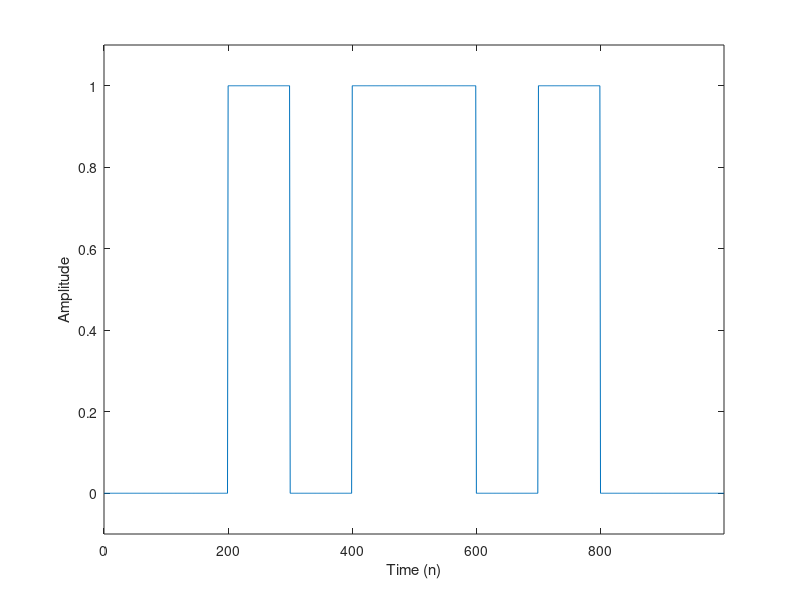
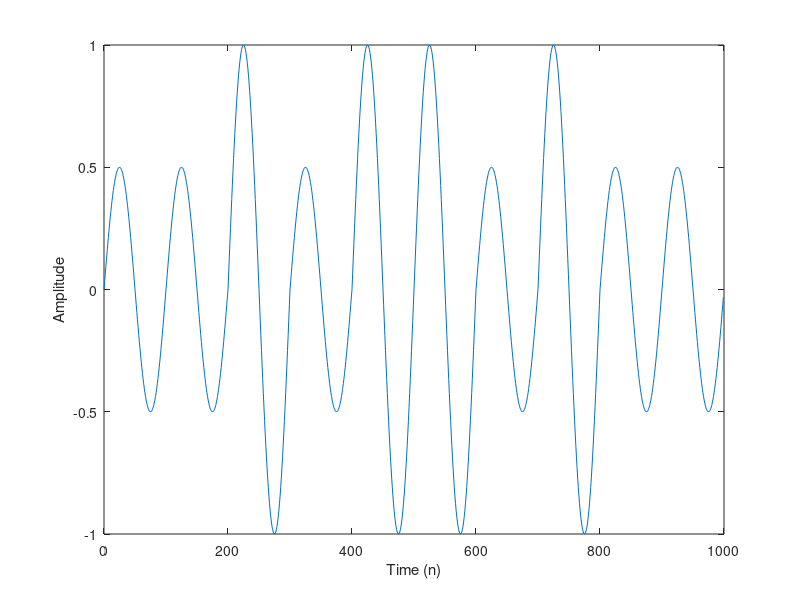
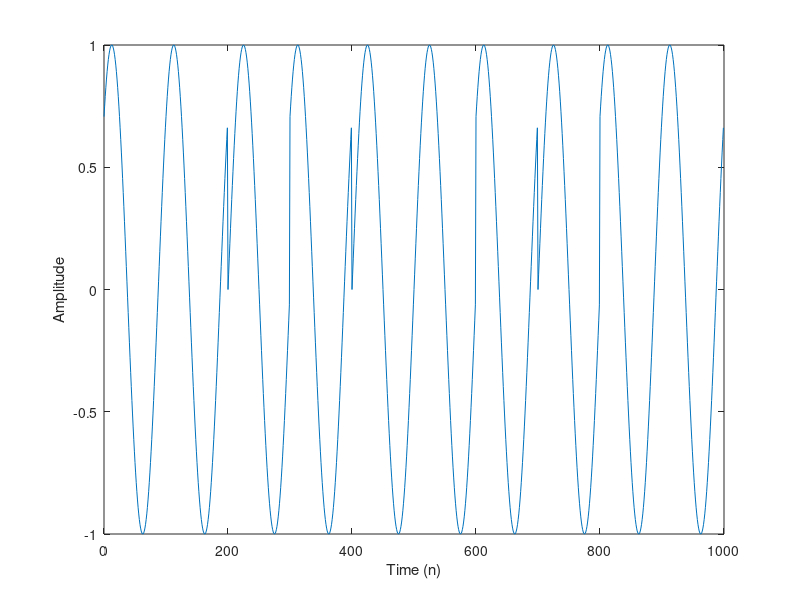
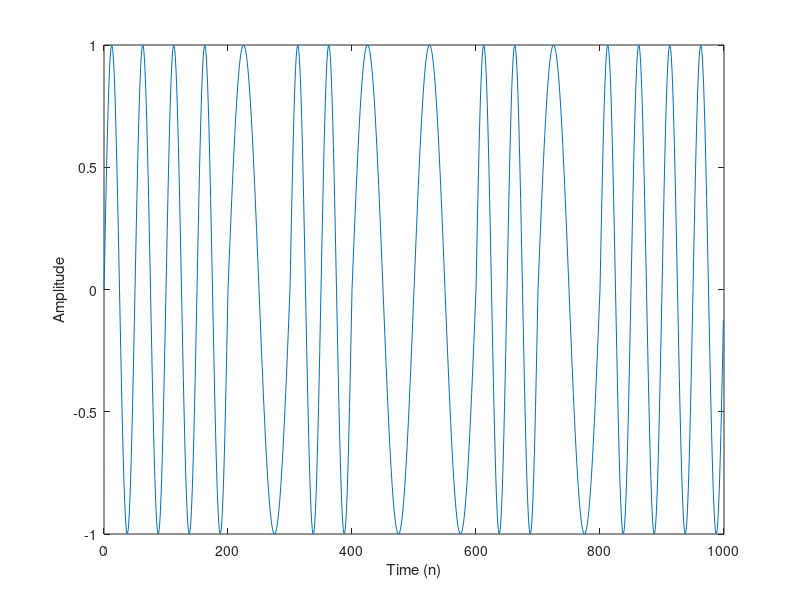

Write MATLAB code to recreate these figures, in order. (Note: this script raises an error after producing the figures.)
%----------------------------------------------------------------------
% Chapter 4
% "Digital Communication Systems Engineering Using Software Defined Radio
% MATLAB Scripts
%----------------------------------------------------------------------

% Clear workspace
clear all;

figNum = 1;

%%%%%%%%%%%%%%%%%%%%%%%%%%%%%%%%%%%%%%%%%%%%%%%%%%%%%%%%%%%%%
% Sending binary data via sinusoidal signal manipulation

% Parameters
sig_len = 1000; % Signal length (in samples)
sampl_per_bin = 100; % Samples per binary representation
bin_data_len = sig_len/sampl_per_bin; % Length of binary stream is a multiple of signal length
bin_data = round(rand(1,bin_data_len));

% Create sinusoidal carriers
sig_carrier_base = sin(2*pi*(0:(1/sampl_per_bin):(1-(1/sampl_per_bin)))); % Baseline carrier
sig_carrier_freq = sin(2*2*pi*(0:(1/sampl_per_bin):(1-(1/sampl_per_bin)))); % Double frequency
sig_carrier_phase = sin(2*pi*(0:(1/sampl_per_bin):(1-(1/sampl_per_bin)))+(pi/4)); % Phase shifted by 45 degrees

% Modulate sinusoidal carrier via amplitude, phase, and frequency
% manipulations
sig_bin = []; % Binary waveform
sig_ask = []; % Amplitude modulated
sig_psk = []; % Phase modulated
sig_fsk = []; % Frequency modulated
for ind = 1:1:bin_data_len
    if (bin_data(ind)==1)
        sig_bin = [sig_bin ones(1,sampl_per_bin)];
        sig_ask = [sig_ask sig_carrier_base];
        sig_psk = [sig_psk sig_carrier_base];
        sig_fsk = [sig_fsk sig_carrier_base];
    else
        sig_bin = [sig_bin zeros(1,sampl_per_bin)];
        sig_ask = [sig_ask 0.5*sig_carrier_base];
        sig_psk = [sig_psk sig_carrier_phase];
        sig_fsk = [sig_fsk sig_carrier_freq];
    end
end

% Display all three representations
figure(figNum); figNum = figNum+1;
plot(0:1:(sig_len-1),sig_bin);axis([0 sig_len-1 -0.1 1.1]);xlabel('Time (n)');ylabel('Amplitude');
%title('Binary Transmission');

figure(figNum); figNum = figNum+1;
plot(0:1:(sig_len-1),sig_ask);xlabel('Time (n)');ylabel('Amplitude');
%title('Amplitude Shift Keying');

figure(figNum); figNum = figNum+1;
plot(0:1:(sig_len-1),sig_psk);xlabel('Time (n)');ylabel('Amplitude');
%title('Phase Shift Keying');

figure(figNum); figNum = figNum+1;
plot(0:1:(sig_len-1),sig_fsk);xlabel('Time (n)');ylabel('Amplitude');
%title('Frequency Shift Keying');

%%%%%%%%%%%%%%%%%%%%%%%%%%%%%%%%%%%%%%%%%%%%%%%%%%%%%%%%%%%%%
% Reducing amount of data transmission using source coding

% Define parameters
len = 10000; % Length of binary data stream

% Have two binary sources, one 50/50 and the other 90/10 in terms of ones
% and zeros
bin1 = round(rand(1,len)); % 50/50 binary
bin2 = round(0.5*rand(1,len)+0.45); %90/10 binary

% Encode strings of ones in terms of the length of these strings
enc_bin1 = [];
enc_bin2 = [];
for ind = 1:1:len
    if (bin1(ind) == 1)  % Encoding 50/50
        if (ind == 1)
            enc_bin1 = 1;
        else
            enc_bin1(end) = enc_bin1(end)+1;
        end
    else
        enc_bin1 = [enc_bin1 0];
    end
    if (bin2(ind) == 1)  % Encoding 90/10
        if (ind == 1)
            enc_bin2 = 1;
        else
            enc_bin2(end) = enc_bin2(end)+1;
        end
    else
        enc_bin2 = [enc_bin2 0];
    end
end

% Find size of encoded binary streams
% (assume all one string length values possess the same number of bits)
ind1 = find(enc_bin1 ~= 0);
ind2 = find(enc_bin2 ~= 0);
[largest_ebin1,ind_largest_ebin1] = max(enc_bin1(ind1));
[largest_ebin2,ind_largest_ebin2] = max(enc_bin2(ind2));
numbits1 = length(dec2bin(largest_ebin1)-'0');
numbits2 = length(dec2bin(largest_ebin2)-'0');
total_size_ebin1 = length(ind1)*numbits1 + length(find(enc_bin1 == 0));
total_size_ebin2 = length(ind2)*numbits2 + length(find(enc_bin2 == 0));

% Plot sizes of original and encoded binary sequences
figure(figNum); figNum = figNum+1;
bar([len total_size_ebin1 total_size_ebin2]);
set(gca,'XTick',[1 2 3],'XTickLabel',{'Original','Encoded (50/50)','Encoded (90/10)'});
xlabel('Binary Transmission Sequences');
ylabel('Number of Bits');
%title('Impact of Source Coding on Binary Transmissions');


%%%%%%%%%%%%%%%%%%%%%%%%%%%%%%%%%%%%%%%%%%%%%%%%%%%%%%%%%%%%%
% Protect data using simple repetition channel coding

% Define parameters
len = 100000; % Length of original binary data stream
N1 = 3; % First repetition factor; should be odd to avoid tie
N2 = 5; % Second repetition factor; should be odd to avoid tie
N3 = 7; % Third repetition factor; should be odd to avoid tie

% Generate binary data stream
bin_str = round(rand(1,len));

% Employ repetition code with repetition factors N1, N2, N3
chcode1_bin_str = zeros(1,N1*len);
chcode2_bin_str = zeros(1,N2*len);
chcode3_bin_str = zeros(1,N3*len);
for ind = 1:1:max([N1 N2 N3])
    if (ind<=N1)
        chcode1_bin_str(ind:N1:(N1*(len-1)+ind))=bin_str;
    end
    if (ind<=N2)
        chcode2_bin_str(ind:N2:(N2*(len-1)+ind))=bin_str;
    end
    if (ind<=N3)
        chcode3_bin_str(ind:N3:(N3*(len-1)+ind))=bin_str;
    end
end

% Corrupt both binary strings with zero-mean unit variance Gaussian noise
% followed by rounding (creates "bit flipping" errors)
noisy_bin_str = bin_str + randn(1,len);
rx_bin_str0 = zeros(1,len);
ind0 = find(noisy_bin_str >= 0.5);
rx_bin_str0(ind0) = 1;
noisy_chcode1_bin_str = chcode1_bin_str + randn(1,N1*len);
rx_chcode1_bin_str = zeros(1,N1*len);
ind1 = find(noisy_chcode1_bin_str >= 0.5);
rx_chcode1_bin_str(ind1) = 1;
noisy_chcode2_bin_str = chcode2_bin_str + randn(1,N2*len);
rx_chcode2_bin_str = zeros(1,N2*len);
ind2 = find(noisy_chcode2_bin_str >= 0.5);
rx_chcode2_bin_str(ind2) = 1;
noisy_chcode3_bin_str = chcode3_bin_str + randn(1,N3*len);
rx_chcode3_bin_str = zeros(1,N3*len);
ind3 = find(noisy_chcode3_bin_str >= 0.5);
rx_chcode3_bin_str(ind3) = 1;

% Decode three encoded binary sequences
dec1_bin = (vec2mat(rx_chcode1_bin_str,N1)).';
dec2_bin = (vec2mat(rx_chcode2_bin_str,N2)).';
dec3_bin = (vec2mat(rx_chcode3_bin_str,N3)).';
ind11 = find(((sum(dec1_bin,1))/N1) >= 0.5);
ind12 = find(((sum(dec2_bin,1))/N2) >= 0.5);
ind13 = find(((sum(dec3_bin,1))/N3) >= 0.5);
rx_bin_str1 = zeros(1,len);
rx_bin_str1(ind11) = 1;
rx_bin_str2 = zeros(1,len);
rx_bin_str2(ind12) = 1;
rx_bin_str3 = zeros(1,len);
rx_bin_str3(ind13) = 1;

% Calculate bit error rate
ber0 = sum(abs(bin_str - rx_bin_str0))/len;
ber1 = sum(abs(bin_str - rx_bin_str1))/len;
ber2 = sum(abs(bin_str - rx_bin_str2))/len;
ber3 = sum(abs(bin_str - rx_bin_str3))/len;

% Plot sizes of original and encoded binary sequences
figure(figNum); figNum = figNum+1;

bar([ber0 ber1 ber2 ber3]);
set(gca,'XTick',[1 2 3 4],'XTickLabel',{'None',sprintf('N=%d',N1),sprintf('N=%d',N2),sprintf('N=%d',N3)});
xlabel('Binary Transmission Sequences');
ylabel('Bit Error Rate');
%title('Impact of Repetition Coding on Binary Transmissions');

%%%%%%%%%%%%%%%%%%%%%%%%%%%%%%%%%%%%%%%%%%%%%%%%%%%%%%%%%%%%%
% Generating 4-level pulse amplitude modulation, quadrature amplitude modulation,
% and quadrature phase shift keying waveforms

% Define parameters
len = 10000; % Length of binary string
nvar = 0.15; % Noise variance

% Generate the random bit streams that have already been demultiplexed from
% a single high speed data stream
bin_str1 = round(rand(1,len)); % Inphase data stream
bin_str2 = round(rand(1,len)); % Quadrature data stream

% Perform mapping of binary streams to symbols
ind_wavefm = 2.*bin_str2 + 1.*bin_str1; % Create waveform indices
wavefm_4pam = zeros(1,len); % 4-PAM
wavefm_4qam = zeros(1,len); % 4-QAM
wavefm_qpsk = zeros(1,len); % QPSK
symb_4pam = [-3 -1 3 1];
symb_4qam = [-1+i 1+i -1-i 1-i];
symb_qpsk = [exp(i*(pi/5+pi/2)) exp(i*(pi/5+pi)) exp(i*(pi/5+0)) exp(i*(pi/5+3*pi/2)) ];
for ind = 1:1:4
    wavefm_4pam(find(ind_wavefm == (ind-1))) = symb_4pam(ind);
    wavefm_4qam(find(ind_wavefm == (ind-1))) = symb_4qam(ind);
    wavefm_qpsk(find(ind_wavefm == (ind-1))) = symb_qpsk(ind);
end

% Add complex zero-mean white Gaussian noise
noise_signal = (1/sqrt(2))*sqrt(nvar)*randn(1,len) + i*(1/sqrt(2))*sqrt(nvar)*randn(1,len);
rx_wavefm_4pam = wavefm_4pam + noise_signal;
rx_wavefm_4qam = wavefm_4qam + noise_signal;
rx_wavefm_qpsk = wavefm_qpsk + noise_signal;

% Generate scatter plots of signal constellations
figure(figNum); figNum = figNum+1;
plot(real(rx_wavefm_4pam),imag(rx_wavefm_4pam),'bo',real(wavefm_4pam),imag(wavefm_4pam),'rx');axis([-4 4 -1 1]);
xlabel('Inphase');ylabel('Quadrature');

figure(figNum); figNum = figNum+1;
plot(real(rx_wavefm_4qam),imag(rx_wavefm_4qam),'bo',real(wavefm_4qam),imag(wavefm_4qam),'rx');axis([-1.5 1.5 -1.5 1.5]);
xlabel('Inphase');ylabel('Quadrature');

figure(figNum); figNum = figNum+1;
plot(real(rx_wavefm_qpsk),imag(rx_wavefm_qpsk),'bo',real(wavefm_qpsk),imag(wavefm_qpsk),'rx');axis([-1.5 1.5 -1.5 1.5]);
xlabel('Inphase');ylabel('Quadrature');

%%%%%%%%%%%%%%%%%%%%%%%%%%%%%%%%%%%%%%%%%%%%%%%%%%%%%%%%%%%%%
% Decode messages from previous example using Euclidean distance

% Go through every received waveform and determine Euclidean distance
% between received waveform and the available waveforms
eucl_dist_4pam = zeros(4,len);
eucl_dist_4qam = zeros(4,len);
eucl_dist_qpsk = zeros(4,len);
for ind = 1:1:4
    eucl_dist_4pam(ind,1:1:len) = abs(symb_4pam(ind).*ones(1,len) - rx_wavefm_4pam);
    eucl_dist_4qam(ind,1:1:len) = abs(symb_4qam(ind).*ones(1,len) - rx_wavefm_4qam);
    eucl_dist_qpsk(ind,1:1:len) = abs(symb_qpsk(ind).*ones(1,len) - rx_wavefm_qpsk);
end

% Select shortest Euclidean distances
[mdist_4pam,min_ind_4pam] = min(eucl_dist_4pam);
[mdist_4qam,min_ind_4qam] = min(eucl_dist_4qam);
[mdist_qpsk,min_ind_qpsk] = min(eucl_dist_qpsk);

% Decode into estimated binary streams
bin_str_est_4pam = dec2bin(min_ind_4pam-ones(1,len)).';
bin_str_est_4qam = dec2bin(min_ind_4qam-ones(1,len)).';
bin_str_est_qpsk = dec2bin(min_ind_qpsk-ones(1,len)).';

% Calculate bit error rate
ber_4pam = sum([abs((bin_str_est_4pam(1,:)-'0') - bin_str2) ...
	abs((bin_str_est_4pam(2,:)-'0') - bin_str1)])/(2*len);
ber_4qam = sum([abs((bin_str_est_4qam(1,:)-'0') - bin_str2) ...
	abs((bin_str_est_4qam(2,:)-'0') - bin_str1)])/(2*len);
ber_qpsk = sum([abs((bin_str_est_qpsk(1,:)-'0') - bin_str2) ...
	abs((bin_str_est_qpsk(2,:)-'0') - bin_str1)])/(2*len);

% Plot bit error rate results for three modulation schemes
figure(figNum); figNum = figNum+1;
bar([ber_4pam ber_4qam ber_qpsk]);
set(gca,'XTick',[1 2 3],'XTickLabel',{'4-PAM','4-QAM','QPSK'});
xlabel('Modulation Scheme');
ylabel('Bit Error Rate');
%title('Impact of Noise on Modulation Scheme Performance');

%%%%%%%%%%%%%%%%%%%%%%%%%%%%%%%%%%%%%%%%%%%%%%%%%%%%%%%%%%%%%
% Create "waterfall" curves for the bit error rate of a communication
% system via Monte Carlo

% Define parameters
len = 1000; % Length of individual data transmission
N_snr = 9; % Number of SNR values to evaluation
N_tx = 100; % Number of transmissions per SNR
nvar = [(10.^((1:1:N_snr)/10)).^(-1)]; % Noise variance values

ber_data = zeros(N_snr,N_tx);
for ind = 1:1:N_snr  % Different SNR values
    for ind1 = 1:1:N_tx  % Different transmissions for same SNR value

        % Generate BPSK waveform (we will keep this the same for each
        % SNR value for now)
        tx_sig = 2*round(rand(1,len))-1;

        % Create additive noise
        noise_sig = sqrt(nvar(ind))*randn(1,len);

        % Create received (noisy) signal
        rx_sig = tx_sig + noise_sig;

        % Decode received signal back to binary
        decode_bin_str = zeros(1,len);
        decode_bin_str(find(rx_sig >= 0)) = 1;

        % Determine and store bit error rate
        ber_data(ind,ind1) = sum(abs(decode_bin_str - (tx_sig+1)/2))/len;
    end
end

% Calculate mean bit error rate and its standard deviation
mean_ber = mean(ber_data,2).';
std_ber = std(ber_data,'',2).';

% Plot bit error rate waterfall curve ... notice the divergence of standard
% deviation
figure(figNum); figNum = figNum+1;
semilogy(1:1:N_snr,mean_ber,'b-',1:1:N_snr,mean_ber-std_ber,'b--',1:1:N_snr,mean_ber+std_ber,'b-.');
xlabel('Signal to Noise Ratio (dB)');
ylabel('Probability of Error');
%title('Bit Error Rate - BPSK (Mean with Standard Deviation)');
legend('Mean','Mean - Std Dev','Mean + Std Dev');




%%%%%%%%%%%%%%%%%%%%%%%%%%%%%%%%%%%%%%%%%%%%%%%%%%%%%%%%%%%%%
% Decoding QAM waveform using I/Q receiver

% Define parameters
N_samp = 1000; % Number of samples per symbol
N_symb = 10; % Number of symbols in transmission
cfreq = 1/10; % Carrier frequency of cosine and sine carriers

% Generate inphase and quadrature channels with 2-PAM waveforms
chI = 2*round(rand(1,N_symb))-1;
chQ = 2*round(rand(1,N_symb))-1;
samp_I = [];
samp_Q = [];
for ind = 1:1:N_symb
    samp_I = [samp_I chI(ind)*ones(1,N_samp)];
    samp_Q = [samp_Q chQ(ind)*ones(1,N_samp)];
end

% Apply cosine and sine carriers to inphase and quadrature components, sum
% waveforms together into composite transmission
tx_signal = samp_I.*cos(2.*pi.*cfreq.*(1:1:length(samp_I))) + samp_Q.*sin(2.*pi.*cfreq.*(1:1:length(samp_Q)));

% Separate out inphase and quadrature components from composite
% transmission
sig_I_unfilt = tx_signal.*cos(2.*pi.*cfreq.*(1:1:length(tx_signal)));
sig_Q_unfilt = tx_signal.*sin(2.*pi.*cfreq.*(1:1:length(tx_signal)));
lpf_coeffs = firls(11,[0 cfreq 1.05*cfreq 1],[1 1 0 0]); % Design lowpass filter to remove double frequency term
sig_I_filt = 2.*filter(lpf_coeffs,1,sig_I_unfilt);
sig_Q_filt = 2.*filter(lpf_coeffs,1,sig_Q_unfilt);

% Plot before + after inphase/quadrature signals regarding composite
% waveform creation
figure(figNum); figNum = figNum+1;
plot(0:1:(N_samp*N_symb-1),sig_I_filt,'r',0:1:(N_samp*N_symb-1),samp_I,'b');legend('Recovered','Original');
xlabel('Time (n)');ylabel('Amplitude');
%title('Inphase Signal Component');

figure(figNum); figNum = figNum+1;
plot(0:1:(N_samp*N_symb-1),sig_Q_filt,'r',0:1:(N_samp*N_symb-1),samp_Q,'b');legend('Recovered','Original');
xlabel('Time (n)');ylabel('Amplitude');
%title('Quadrature Signal Component');

%%%%%%%%%%%%%%%%%%%%%%%%%%%%%%%%%%%%%%%%%%%%%%%%%%%%%%%%%%%%%
% Gram-Schmidt Orthogonalization and Vectorization

% Define parameters
N_samp = 1000; % Number of samples per time unit

% Create orthonormal basis functions
phi1 = [( 1/sqrt(3))*ones(1,N_samp) ...
	( 1/sqrt(3))*ones(1,N_samp) ...
	(-1/sqrt(3))*ones(1,N_samp)];
phi2 = [( 1/sqrt(6))*ones(1,N_samp) ...
	( 1/sqrt(6))*ones(1,N_samp) ...
	( 2/sqrt(6))*ones(1,N_samp)];
phi3 = [0*ones(1,N_samp) 0*ones(1,N_samp) 0*ones(1,N_samp)];
phi4 = [( 1/sqrt(2))*ones(1,N_samp) ...
	(-1/sqrt(2))*ones(1,N_samp) ...
	  0*ones(1,N_samp)];

% Based on these orthonormal basis functions, create the four symbol waveforms
sig_s1 = (2/sqrt(3))*phi1 + (sqrt(6)/3)*phi2 + 0*phi3 + 0*phi4;
sig_s2 = 0*phi1 + 0*phi2 + 0*phi3 + sqrt(2)*phi4;
sig_s3 = (sqrt(3))*phi1 + 0*phi2 + 0*phi3 + 0*phi4;
sig_s4 = (-1/sqrt(3))*phi1 + (-4/sqrt(6))*phi2 + 0*phi3 + 0*phi4;

% Plot resulting signal waveforms and compare
figure(figNum); figNum = figNum+1;
plot(0:(1/N_samp):(3-(1/N_samp)),sig_s1,'b');xlabel('Time (n)');ylabel('Amplitude');
%title('s_1(n)');
axis([0 3.5 -1.5 1.5]);

figure(figNum); figNum = figNum+1;
plot(0:(1/N_samp):(3-(1/N_samp)),sig_s2,'b');xlabel('Time (n)');ylabel('Amplitude');
%title('s_2(n)');
axis([0 3.5 -1.5 1.5]);

figure(figNum); figNum = figNum+1;
plot(0:(1/N_samp):(3-(1/N_samp)),sig_s3,'b');xlabel('Time (n)');ylabel('Amplitude');
%title('s_3(n)');
axis([0 3.5 -1.5 1.5]);

figure(figNum); figNum = figNum+1;
plot(0:(1/N_samp):(3-(1/N_samp)),sig_s4,'b');xlabel('Time (n)');ylabel('Amplitude');
%title('s_4(n)');
axis([0 3.5 -1.5 1.5]);

%%%%%%%%%%%%%%%%%%%%%%%%%%%%%%%%%%%%%%%%%%%%%%%%%%%%%%%%%%%%%
% Correlator-based receiver implementation using Gram-Schmidt example
% previous demonstrated

% Define parameters
N_symb = 10; % Number of symbols contained within intercepted signal

% Randomly generate intercepted waveform consisting of s1(n), s2(n), s3(n), and s4(n)
rx_sig = [];
orig_msg = [];
for ind = 1:1:N_symb
    rnd_val = rand(1,1);
    if (rnd_val < 0.25) % Add s1(n) waveform
        rx_sig = [rx_sig sig_s1];
        orig_msg = [orig_msg 1];
    elseif ((rnd_val >= 0.25)&&(rnd_val < 0.5)) % Add s2(n) waveform
        rx_sig = [rx_sig sig_s2];
        orig_msg = [orig_msg 2];
    elseif ((rnd_val >= 0.5)&&(rnd_val < 0.75)) % Add s3(n) waveform
        rx_sig = [rx_sig sig_s3];
        orig_msg = [orig_msg 3];
    else % Add s4(n) waveform
        rx_sig = [rx_sig sig_s4];
        orig_msg = [orig_msg 4];
    end
end

% Vectorize the intercepted signal
dim1_comp = [];
dim2_comp = [];
dim4_comp = [];
for ind = 1:1:N_symb
    dim1_comp = [dim1_comp sum(rx_sig(((ind-1)*3*N_samp+1):1:(ind*3*N_samp)).*phi1)];
    dim2_comp = [dim2_comp sum(rx_sig(((ind-1)*3*N_samp+1):1:(ind*3*N_samp)).*phi2)];
    dim4_comp = [dim4_comp sum(rx_sig(((ind-1)*3*N_samp+1):1:(ind*3*N_samp)).*phi4)];
end
dim1_comp = dim1_comp/N_samp;
dim2_comp = dim2_comp/N_samp;
dim4_comp = dim4_comp/N_samp;

% Using the correlator receiver approach, we determine the closest symbol
% vector to each vectorized waveform based on Euclidean distance
s1vec = [(2/sqrt(3)) (sqrt(6)/3) 0 0];
s2vec = [0 0 0 sqrt(2)];
s3vec = [(sqrt(3)) 0 0 0];
s4vec = [(-1/sqrt(3)) (-4/sqrt(6)) 0 0];
est_msg = [];
for ind = 1:1:N_symb
    [val,symb_ind] = min([ ...
        sum((s1vec - [dim1_comp(ind) dim2_comp(ind) 0 dim4_comp(ind)]).^2) ...
        sum((s2vec - [dim1_comp(ind) dim2_comp(ind) 0 dim4_comp(ind)]).^2) ...
        sum((s3vec - [dim1_comp(ind) dim2_comp(ind) 0 dim4_comp(ind)]).^2) ...
        sum((s4vec - [dim1_comp(ind) dim2_comp(ind) 0 dim4_comp(ind)]).^2) ...
        ]);
    est_msg = [est_msg symb_ind];
end

% Plot original message and recovered message after intercepted signal was
% vectorized and correlated with available message vectors
figure(figNum); figNum = figNum+1;
stem(0:1:(N_symb-1),orig_msg,'bo');hold on;
stem(0:1:(N_symb-1),est_msg,'rx');
xlabel('Time (n)');ylabel('Message Index');
%title('Matching Correlator Receiver Output with Original Transmission');
legend('Original','Recovered');axis([0 N_symb-1 0 4.5]);
hold off;

%%%%%%%%%%%%%%%%%%%%%%%%%%%%%%%%%%%%%%%%%%%%%%%%%%%%%%%%%%%%%
%%%%%%%%%%%%%% END OF CHAPTER 4 EXAMPLES %%%%%%%%%%%%%%%%%%%%
%%%%%%%%%%%%%%%%%%%%%%%%%%%%%%%%%%%%%%%%%%%%%%%%%%%%%%%%%%%%%
